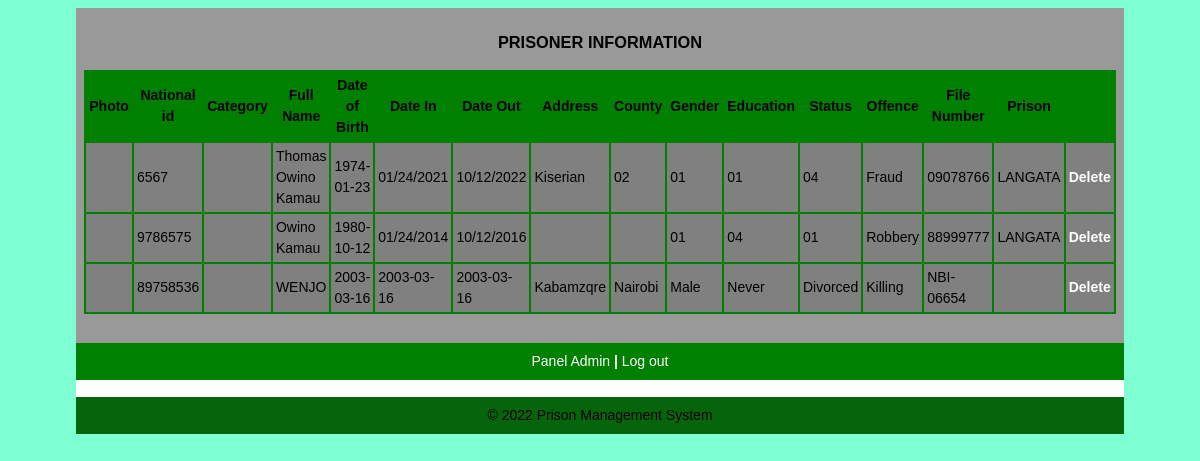
Page /admin/viewprisoners.php on the earlier database version.
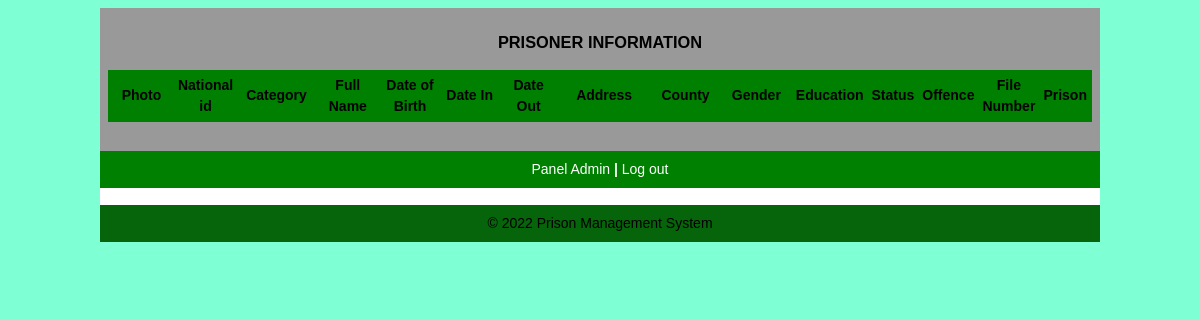
Same page on the later database version.
### tables this page shows
CREATE TABLE registration
  (
    id int(12) NOT NULL,
    photo longblob,
    category varchar(50) NOT NULL,
    Full_Name varchar(23) NOT NULL,
    DOB varchar(30) NOT NULL,
    datein varchar(12) NOT NULL,
    dateout varchar(12) NOT NULL,
    Address varchar(20) NOT NULL,
    County varchar(20) NOT NULL,
    Gender varchar(20) NOT NULL,
    Education varchar(20) NOT NULL,
    Marital varchar(20) NOT NULL,
    Offence varchar(90) NOT NULL,
    Sentence varchar(13) NOT NULL,
    File_num varchar(12) NOT NULL,
    prison varchar(25) NOT NULL,
    PRIMARY KEY (id)
  );

### admin/viewprisoners.php (the view, shortened to what this page needs)
<!DOCTYPE html>
<html lang="en">
<head>
  <link rel="stylesheet" media="screen" href="login.css">
</head>
<body>
  <table align='center' border='0' bgcolor='green' width='1000' cellpadding='8' cellspacing='0' height='200'>
    <tr>
      <td bgcolor='#999999' valign='center'>
        <?php
        $host = "localhost";
        $username = "root";
        $password = "";
        $db_name = "prison_system";
        $tbl_name = "registration";
        $con = mysqli_connect($host, $username, $password, $db_name);
        $sel = mysqli_query($con, "SELECT * from $tbl_name");
        echo "<table align='center' width='100%' border='0' cellpadding='3' cellspacing='2' bgcolor='green'>
<caption>
<h3>PRISONER INFORMATION</h3>
</caption>
<tr bgcolor='green'>
<th width='10%'>Photo</th>
<th width='3%'>National id</th>
<th width='10%'>Category</th>
<th width='10%'>Full Name</th>
<th width='10%'>Date of Birth</th>
<th width='10%'>Date In</th>
<th width='10%'>Date Out</th>
<th width='15%'>Address</th>
<th width='10%'>County</th>
<th width='10%'>Gender</th>
<th width='3%'>Education</th>
<th width='10%'>Status</th>
<th width='15%'>Offence</th>
<th width='10%'>File Number</th>
<th width='10%'>Prison</th>
</tr>";
        while ($row = mysqli_fetch_array($sel)) {
          echo "<tr bgcolor='grey'>";
          echo "<td width='3%'>", '<img src=' . $row['photo'] . '>';
          echo  "<td width='3%'>" . $row['id'] . "</td>";
          echo  "<td width='3%'>" . $row['category'] . "</td>";
          echo  "<td width='7%'>" . $row['Full_Name'] . "</td>";
          echo  "<td width='5%'>" . $row['DOB'] . "</td>";
          echo  "<td width='5%'>" . $row['datein'] . "</td>";
          echo  "<td width='5%'>" . $row['dateout'] . "</td>";
          echo  "<td width='7%'>" . $row['Address'] . "</td>";
          echo  "<td width='5%'>" . $row['County'] . "</td>";
          echo  "<td width='3%'>" . $row['Gender'] . "</td>";
          echo  "<td width='7%'>" . $row['Education'] . "</td>";
          echo  "<td width='10%'>" . $row['Marital'] . "</td>";
          echo  "<td width='10%'>" . $row['Offence'] . "</td>";
          echo  "<td width='10%'>" . $row['File_num'] . "</td>";
          echo  "<td width='10%'>" . $row['prison'] . "</td>";
          echo '<td width="3%"><b><a href="deleteprisoners.php?id=' . $row['id'] . '">Delete</a></font></b></td>';
          echo "</tr>";
        }
        echo "</table>";
        ?>
        <br />
      </td>
    </tr>
    <tr>
      <td align="center"><a href="adminpanel.php" target="_parent">Panel Admin <b>|</b></a>
        <a href="../index.php" target="_parent">Log out</a>
      </td>
    </tr>
    <tr>
      <td align='center' bgcolor='white' height='1'>
        <?php
        include("footer.php");
        ?>
      </td>
    </tr>
  </table>
</body>
</html>

### admin/Footer.php
<tr>
<td bgcolor="#06640a" colspan="3" align="center">
&copy; 2022 Prison Management System</td>
</tr>

### admin/login.css (style rules this page uses)
body { font: 14px/21px "Lucida Sans", "Lucida Grande", "Lucida Sans Unicode", sans-serif; background: aquamarine; }
a { color: #fff; text-decoration: none; cursor: pointer; }

Differences in the rows shown:
removed registration: id "6567", Full_Name "Thomas Owino Kamau", DOB "1974-01-23", datein "01/24/2021", dateout "10/12/2022", Address "Kiserian", County "02", Gender "01", Education "01", Marital "04", Offence "Fraud", File_num "09078766", prison "LANGATA"
removed registration: id "9786575", Full_Name "Owino Kamau", DOB "1980-10-12", datein "01/24/2014", dateout "10/12/2016", Gender "01", Education "04", Marital "01", Offence "Robbery", File_num "88999777", prison "LANGATA"
removed registration: id "89758536", Full_Name "WENJO", DOB "2003-03-16", datein "2003-03-16", dateout "2003-03-16", Address "Kabamzqre", County "Nairobi", Gender "Male", Education "Never", Marital "Divorced", Offence "Killing", File_num "NBI-06654"
